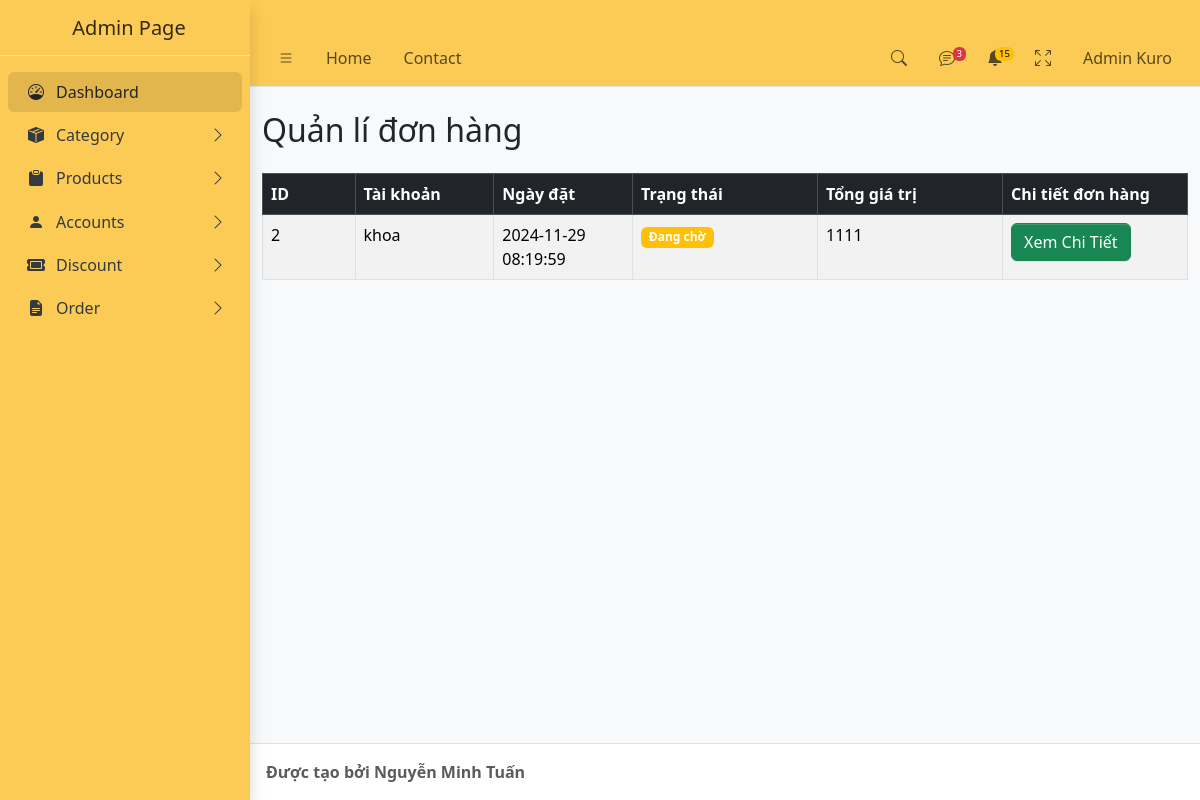
The app's page /?act=listorder (signed in), older data.
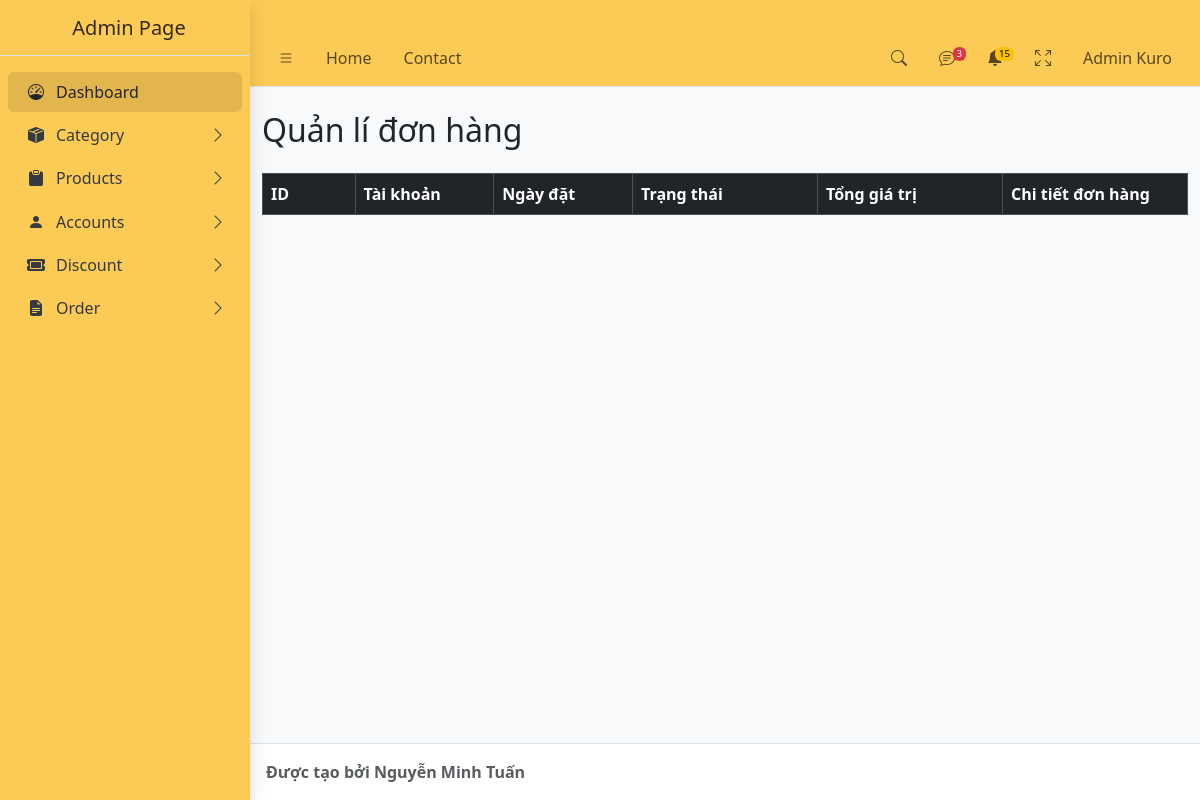
The same page, newer data.
### tables this page shows
CREATE TABLE `userorder` (
  `order_id` int NOT NULL,
  `order_date` timestamp NOT NULL,
  `order_status` enum('pending','processing','completed','canceled') NOT NULL,
  `order_totalAmount` int NOT NULL,
  `discount_id` int NOT NULL,
  `discount_amount` int NOT NULL,
  `payment_method` enum('COD','online') NOT NULL,
  `shipping_fee` int NOT NULL,
  `shipping_status` enum('not_shipped','shipped','delivered','returned') NOT NULL,
  `user_id` int NOT NULL,
  `order_name` varchar(256) NOT NULL COMMENT 'người nhận hàng',
  `order_phoneNumber` int NOT NULL COMMENT 'số điện thoại người nhận',
  `order_address` varchar(256) NOT NULL COMMENT 'địa chỉ người nhận'
);

CREATE TABLE `account` (
  `user_id` int NOT NULL,
  `Name` varchar(100) NOT NULL,
  `username` varchar(100) NOT NULL,
  `password` varchar(100) NOT NULL,
  `adress` text NOT NULL,
  `phone` varchar(11) NOT NULL,
  `email` varchar(100) NOT NULL,
  `created_at` timestamp NOT NULL DEFAULT CURRENT_TIMESTAMP,
  `status` enum('Mở','Khóa') DEFAULT 'Mở',
  `role` enum('admin','user','shipper') NOT NULL
);

### controller/admin/userorderController.php (called while the page is built, shortened)
<?php
class userorderController
{
    public $userorderModel;
    function __construct()
    {
        $this->userorderModel = new userorderModel();
    }
    function listUserorder()
    {
        $alluserorder = $this->userorderModel->getAlluserorder();
        require_once 'views/admin/listUserorder.php';
    }
}

### config/conn.php (called while the page is built, shortened)
<?php
function connectDB()
{
    $host = "mysql:host=localhost;dbname=ktk;charset=utf8";
    $user = "root";
    $pass = "";
    try {
        $conn = new PDO($host, $user, $pass);
        return $conn;
    } catch (PDOException $e) {
        echo "lỗi kết nối " . $e->getMessage();
    }
}
?>

### model/admin/userorderModel.php (called while the page is built, shortened)
<?php
class userorderModel
{
    public $conn;
    public function __construct()
    {
        $this->conn = connectDB();
    }
    function getAlluserorder()
    {
        $sql = "SELECT u.*, a.username
            FROM userorder u
            LEFT JOIN account a ON u.user_id = a.user_id";
        return $this->conn->query($sql)->fetchAll();
    }
}

### views/admin/listUserorder.php (the view, shortened to what this page needs)
<!DOCTYPE html>
<html lang="en">
<head>
    <?php require_once "component/admin/link.php" ?>
</head>
<body class="layout-fixed sidebar-expand-lg bg-body-tertiary">
    <div class="app-wrapper">
        <?php require_once "component/admin/header.php" ?>
        <?php require_once "component/admin/sidebar.php" ?>
        <main class="app-main">
            <div class="container mt-4">
                <div class="d-flex justify-content-between align-items-center mb-3">
                    <h2>Quản lí đơn hàng</h2>
                </div>
                <div class="table-responsive">
                    <table class="table table-striped table-bordered">
                        <thead class="table-dark">
                            <tr>
                                <th scope="col" style="width: 10%">ID</th>
                                <th scope="col" style="width: 15%">Tài khoản</th>
                                <th scope="col" style="width: 15%">Ngày đặt </th>
                                <th scope="col" style="width: 20%">Trạng thái</th>
                                <th scope="col" style="width: 20%">Tổng giá trị</th>
                                <th scope="col" style="width: 20%">Chi tiết đơn hàng</th>
                            </tr>
                        </thead>
                        <tbody>
                            <?php
                            foreach ($alluserorder as $key => $rows) {
                            ?>
                                <tr>
                                    <td><?= $rows['order_id'] ?></td>
                                    <td><?= $rows['username'] ?></td>
                                    <td><?= $rows['order_date'] ?></td>
                                    <td><?php
                                        if ($rows['order_status'] === 'pending') {
                                            echo '<span class="badge bg-warning">Đang chờ</span>';
                                        } elseif ($rows['order_status'] === 'processing') {
                                            echo '<span class="badge bg-primary">Đang xử lý</span>';
                                        } elseif ($rows['order_status'] === 'completed') {
                                            echo '<span class="badge bg-success">Hoàn thành</span>';
                                        } elseif ($rows['order_status'] === 'canceled') {
                                            echo '<span class="badge bg-danger">Hủy bỏ</span>';
                                        } else {
                                            echo '<span class="badge bg-secondary">Không xác định</span>';
                                        }
                                        ?></td>
                                    <td><?= $rows['order_totalAmount'] ?></td>
                                    <td>
                                        <a href="?act=orderdetail&id=<?= $rows['order_id'] ?>"><button class="btn btn-success">Xem Chi Tiết</button></a>
                                    </td>
                                </tr>
                            <?php
                            }
                            ?>
                        </tbody>
                    </table>
                </div>
            </div>
        </main>
        <?php require_once "component/admin/footer.php" ?>
</body>
</html>

Row changes from the older to the newer data that the page shows:
removed userorder: order_id "2", user.username "khoa", order_date "2024-11-29 08:19:59", order_status "Đang chờ", order_totalAmount "1111"
